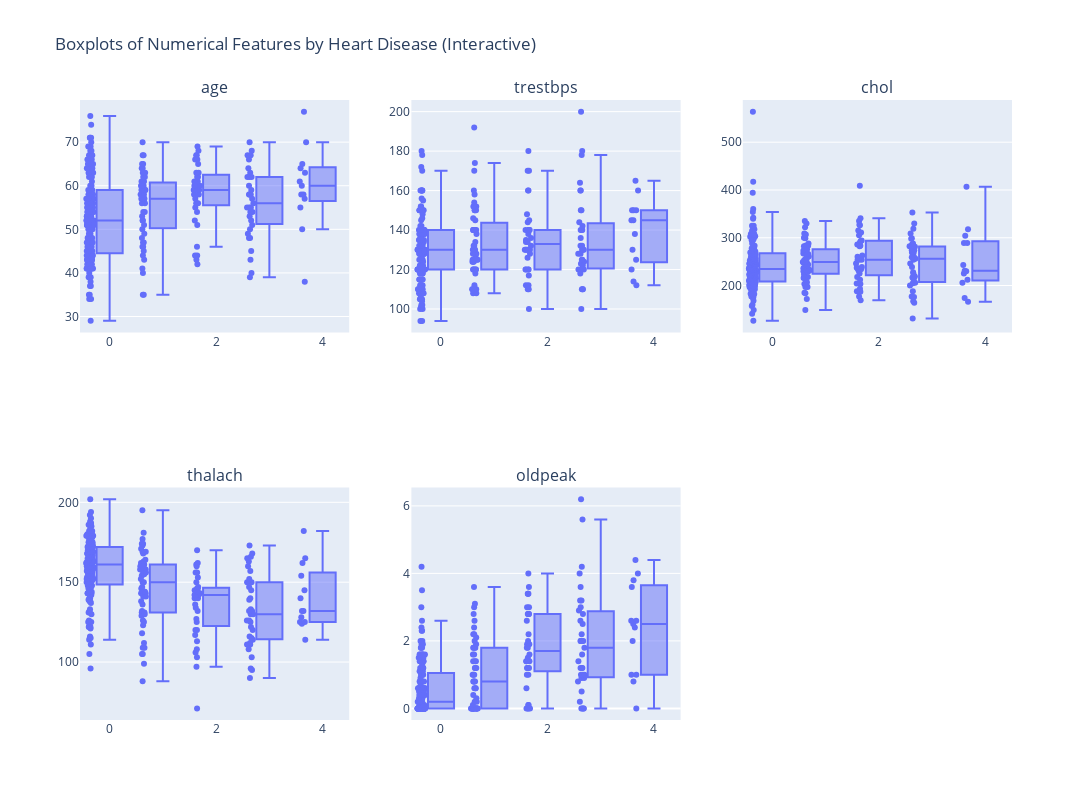

Notebook code cell kept with this figure:
### Markdown cell above
### Box plots for numerical features by target

### Code cell
# Create subplot grid (2 rows, 3 cols)
fig = sp.make_subplots(rows=2, cols=3, subplot_titles=numerical_features)

for i, feature in enumerate(numerical_features, 1):
    row = (i - 1) // 3 + 1
    col = (i - 1) % 3 + 1

    box = px.box(df, x="target", y=feature, points="all")  # points="all" shows outliers
    for trace in box.data:
        fig.add_trace(trace, row=row, col=col)

fig.update_layout(
    height=800, width=1200,
    title_text="Boxplots of Numerical Features by Heart Disease (Interactive)",
    showlegend=False
)

fig.show()

### Figure 1 — Plotly figure (JSON) as saved in the notebook; plotly's stock layout.template omitted (floating-point values rounded to 4 significant figures; data arrays with more than 128 entries replaced by an {"elided": "..."} marker saying what was removed)
{"data": [{"alignmentgroup": "True", "boxpoints": "all", "hovertemplate": "target=%{x}<br>age=%{y}<extra></extra>", "legendgroup": "", "marker": {"color": "#636efa"}, "name": "", "notched": false, "offsetgroup": "", "orientation": "v", "showlegend": false, "type": "box", "x": {"elided": "303 int values"}, "x0": " ", "xaxis": "x", "y": {"elided": "303 float values"}, "y0": " ", "yaxis": "y"}, {"alignmentgroup": "True", "boxpoints": "all", "hovertemplate": "target=%{x}<br>trestbps=%{y}<extra></extra>", "legendgroup": "", "marker": {"color": "#636efa"}, "name": "", "notched": false, "offsetgroup": "", "orientation": "v", "showlegend": false, "type": "box", "x": {"elided": "303 int values"}, "x0": " ", "xaxis": "x2", "y": {"elided": "303 float values"}, "y0": " ", "yaxis": "y2"}, {"alignmentgroup": "True", "boxpoints": "all", "hovertemplate": "target=%{x}<br>chol=%{y}<extra></extra>", "legendgroup": "", "marker": {"color": "#636efa"}, "name": "", "notched": false, "offsetgroup": "", "orientation": "v", "showlegend": false, "type": "box", "x": {"elided": "303 int values"}, "x0": " ", "xaxis": "x3", "y": {"elided": "303 float values"}, "y0": " ", "yaxis": "y3"}, {"alignmentgroup": "True", "boxpoints": "all", "hovertemplate": "target=%{x}<br>thalach=%{y}<extra></extra>", "legendgroup": "", "marker": {"color": "#636efa"}, "name": "", "notched": false, "offsetgroup": "", "orientation": "v", "showlegend": false, "type": "box", "x": {"elided": "303 int values"}, "x0": " ", "xaxis": "x4", "y": {"elided": "303 float values"}, "y0": " ", "yaxis": "y4"}, {"alignmentgroup": "True", "boxpoints": "all", "hovertemplate": "target=%{x}<br>oldpeak=%{y}<extra></extra>", "legendgroup": "", "marker": {"color": "#636efa"}, "name": "", "notched": false, "offsetgroup": "", "orientation": "v", "showlegend": false, "type": "box", "x": {"elided": "303 int values"}, "x0": " ", "xaxis": "x5", "y": {"elided": "303 float values"}, "y0": " ", "yaxis": "y5"}], "layout": {"annotations": [{"font": {"size": 16}, "showarrow": false, "text": "age", "x": 0.1444, "xanchor": "center", "xref": "paper", "y": 1, "yanchor": "bottom", "yref": "paper"}, {"font": {"size": 16}, "showarrow": false, "text": "trestbps", "x": 0.5, "xanchor": "center", "xref": "paper", "y": 1, "yanchor": "bottom", "yref": "paper"}, {"font": {"size": 16}, "showarrow": false, "text": "chol", "x": 0.8556, "xanchor": "center", "xref": "paper", "y": 1, "yanchor": "bottom", "yref": "paper"}, {"font": {"size": 16}, "showarrow": false, "text": "thalach", "x": 0.1444, "xanchor": "center", "xref": "paper", "y": 0.375, "yanchor": "bottom", "yref": "paper"}, {"font": {"size": 16}, "showarrow": false, "text": "oldpeak", "x": 0.5, "xanchor": "center", "xref": "paper", "y": 0.375, "yanchor": "bottom", "yref": "paper"}], "height": 800, "showlegend": false, "title": {"text": "Boxplots of Numerical Features by Heart Disease (Interactive)"}, "width": 1200, "xaxis": {"anchor": "y", "domain": [0, 0.2889]}, "xaxis2": {"anchor": "y2", "domain": [0.3556, 0.6444]}, "xaxis3": {"anchor": "y3", "domain": [0.7111, 1]}, "xaxis4": {"anchor": "y4", "domain": [0, 0.2889]}, "xaxis5": {"anchor": "y5", "domain": [0.3556, 0.6444]}, "xaxis6": {"anchor": "y6", "domain": [0.7111, 1]}, "yaxis": {"anchor": "x", "domain": [0.625, 1]}, "yaxis2": {"anchor": "x2", "domain": [0.625, 1]}, "yaxis3": {"anchor": "x3", "domain": [0.625, 1]}, "yaxis4": {"anchor": "x4", "domain": [0, 0.375]}, "yaxis5": {"anchor": "x5", "domain": [0, 0.375]}, "yaxis6": {"anchor": "x6", "domain": [0, 0.375]}}}
